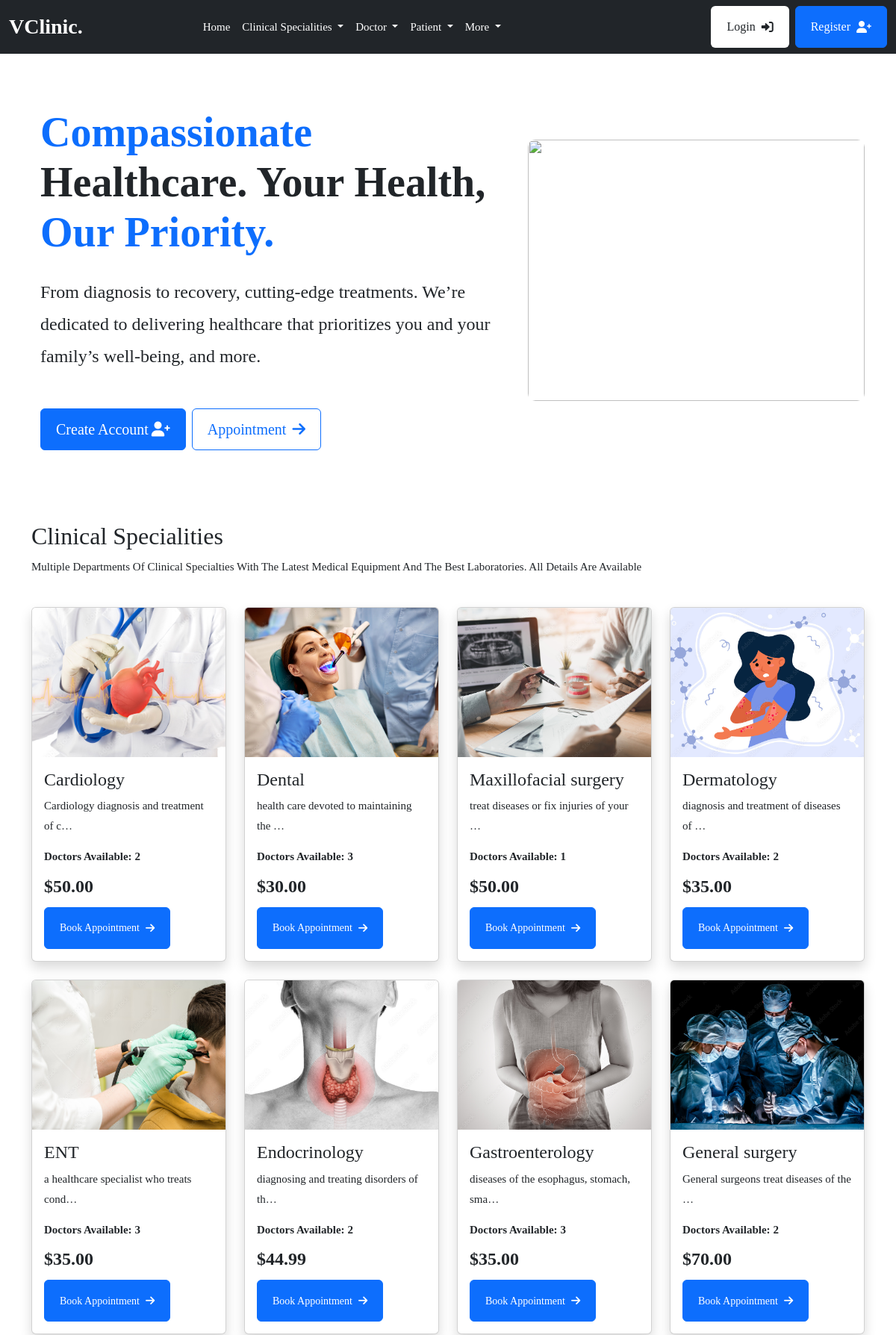
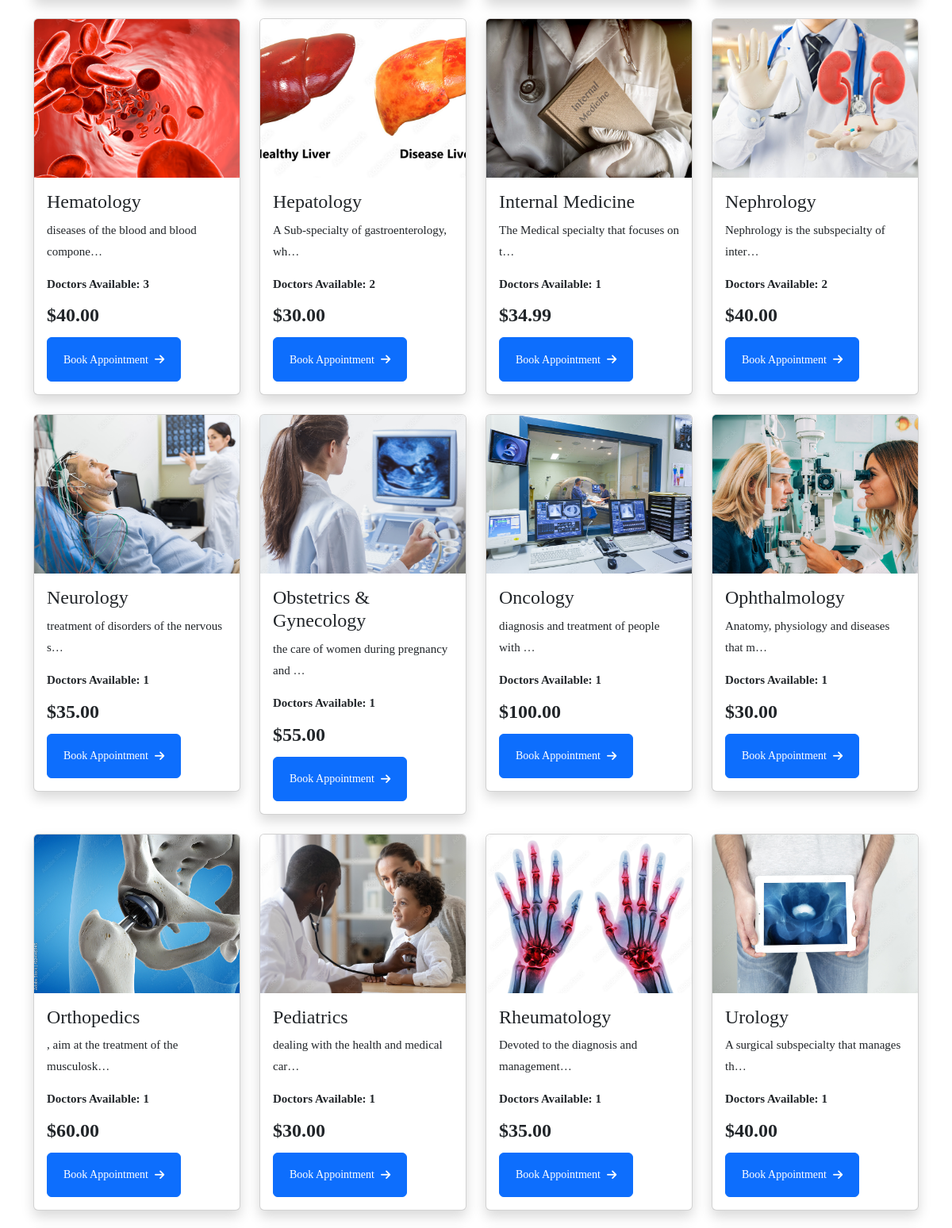
The page / (upper part) on the database its author committed (2 pictures, top to bottom).
### mainapp/models.py (models this page shows, shortened)
class Service(models.Model):
    image = models.FileField(upload_to="images", null=True, blank=True)
    name = models.CharField(max_length=255)         # name of clinical specialitis
    description = models.TextField(blank=True, null=True)       # description of clinical specialitis
    cost = models.DecimalField(max_digits=10, decimal_places=2)         # How mush the clinical specialitis cost
    available_doctors = models.ManyToManyField(doctor_models.Doctor, blank=True)        #every clinical specialitis have many doctors

### mainapp/views.py (the view)
# urls.py: path("", views.index, name="index"),
def index(request):
    services = base_models.Service.objects.all()        #get all services from the database
    context = {         #pass services to dictionary to be able to access it from the template
        "services": services
    }
    return render(request, "mainapp/index.html", context)

### templates/mainapp/index.html (shortened to what this page needs)
{% extends 'partials/base.html' %} {% block content %}
<section class="container">
    <div class="row d-flex justify-content-center align-items-center">
        <div class="col-12 col-lg-7 p-4 rounded-3 bg-white">
            <h1 class="display-4 fw-bold mt-5">
                <span class="text-primary"><b> Compassionate </b></span> Healthcare. Your Health, <span class="text-primary">Our Priority.</span>
            </h1>
            <p class="fs-4 mt-4">From diagnosis to recovery, cutting-edge treatments. We’re dedicated to delivering healthcare that prioritizes you and your family’s well-being, and more.</p>
            <div class="d-flex align-items-center gap-2 mt-5">
                <a class="btn btn-primary btn-lg" href="{% url 'userauthapp:sign-up' %}">Create Account <i class="fas fa-user-plus ms-1"></i></a>
                <a class="btn btn-outline-primary btn-lg" href="#services"> Appointment <i class="fas fa-arrow-right ms-2"></i></a>
            </div>
        </div>
        <div class="col-12 col-lg-5">
            <img class="img-fluid mt-4" style="width: 100%; height: 350px; object-fit: cover; border-radius: 10px" src="https://www.sermo.com/wp-content/uploads/2022/05/doctor-patient-img-1-copy-3.png" alt="" />
        </div>
    </div>
</section>
<section class="container mt-5">
    <div class="py-4">
        <h2 class="">Clinical Specialities</h2>
        <p>Multiple Departments Of Clinical Specialties With The Latest Medical Equipment And The Best Laboratories. All Details Are Available</p>
    </div>
    <div id="services" class="row">
        {% for s in services %}
        <div class="col-lg-3">
            <div class="card mb-4 shadow">
                <a href="{% url 'mainapp:service_detail' s.id %}">
                    {% if s.image %}
                        <img src="{{ s.image.url }}" alt="service" style="height: 200px; object-fit: cover" class="card-img-top" />
                    {% else %}
                        <img src="/static/images/default-image.jpg" alt="default service image" style="height: 200px; object-fit: cover" class="card-img-top" />
                    {% endif %}
                </a>
                <div class="card-body">
                    <h4 class="mb-2 text-truncate-line-2"><a href="{% url 'mainapp:service_detail' s.id %}" class="text-inherit text-dark text-decoration-none">{{s.name}}</a></h4>
                    <p>{{s.description|truncatechars:40}}</p>
                    <div class="mt-2">
                        <span class="fw-semibold">Doctors Available: {{s.available_doctors.all.count}}</span>
                        <div class="lh-1 mt-3">
                            <span class="text-dark fw-bold fs-4">${{s.cost}}</span>
                        </div>
                        <a href="{% url 'mainapp:service_detail' s.id %}" class="btn btn-sm btn-primary mt-3">Book Appointment <i class="fas fa-arrow-right ms-2"></i></a>
                    </div>
                </div>
            </div>
        </div>
        {% endfor %}
    </div>
</section>
{% endblock content %}

### static/assets/css/style.css (style rules this page uses)
body { background: #ffffff; color: var(--bs-body-color); font-size: 15px; font-family: var(--body-font-family); margin: 0; overflow-x: hidden !important; font-weight: 400; }
.p, p { line-height: 1.8; color: var(--paragraphColor); }
.btn { padding: 10px 20px; height: 56px; display: inline-flex; align-items: center; justify-content: center; cursor: pointer; transition: all ease 0.4s; border-radius: 0.375rem; overflow: hidden; animation-delay: 0.7s; animation-duration: 0.5s; position: relative; }
.btn::after { background-color: rgba(255, 255, 255, 0.76); content: ""; height: 150px; left: -75px; position: absolute; top: -35px; transform: rotate(35deg); transition: all 1600ms cubic-bezier(0.19, 1, 0.22, 1); width: 40px; opacity: 0; }

### rows shown on the page
Service: image (picture), name "Cardiology", description "Cardiology diagnosis and treatment of c…", available_doctors.all.count "2", cost "50.00"
Service: image (picture), name "Dental", description "health care devoted to maintaining the …", available_doctors.all.count "3", cost "30.00"
Service: image (picture), name "Maxillofacial surgery", description "treat diseases or fix injuries of your …", available_doctors.all.count "1", cost "50.00"
Service: image (picture), name "Dermatology", description "diagnosis and treatment of diseases of …", available_doctors.all.count "2", cost "35.00"
Service: image (picture), name "ENT", description "a healthcare specialist who treats cond…", available_doctors.all.count "3", cost "35.00"
Service: image (picture), name "Endocrinology", description "diagnosing and treating disorders of th…", available_doctors.all.count "2", cost "44.99"
Service: image (picture), name "Gastroenterology", description "diseases of the esophagus, stomach, sma…", available_doctors.all.count "3", cost "35.00"
Service: image (picture), name "General surgery", description "General surgeons treat diseases of the …", available_doctors.all.count "2", cost "70.00"
Service: image (picture), name "Hematology", description "diseases of the blood and blood compone…", available_doctors.all.count "3", cost "40.00"
Service: image (picture), name "Hepatology", description "A Sub-specialty of gastroenterology, wh…", available_doctors.all.count "2", cost "30.00"
Service: image (picture), name "Internal Medicine", description "The Medical specialty that focuses on t…", available_doctors.all.count "1", cost "34.99"
Service: image (picture), name "Nephrology", description "Nephrology is the subspecialty of inter…", available_doctors.all.count "2", cost "40.00"
Service: image (picture), name "Neurology", description "treatment of disorders of the nervous s…", available_doctors.all.count "1", cost "35.00"
Service: image (picture), name "Obstetrics & Gynecology", description "the care of women during pregnancy and …", available_doctors.all.count "1", cost "55.00"
Service: image (picture), name "Oncology", description "diagnosis and treatment of people with …", available_doctors.all.count "1", cost "100.00"
Service: image (picture), name "Ophthalmology", description "Anatomy, physiology and diseases that m…", available_doctors.all.count "1", cost "30.00"
Service: image (picture), name "Orthopedics", description ", aim at the treatment of the musculosk…", available_doctors.all.count "1", cost "60.00"
Service: image (picture), name "Pediatrics", description "dealing with the health and medical car…", available_doctors.all.count "1", cost "30.00"
Service: image (picture), name "Rheumatology", description "Devoted to the diagnosis and management…", available_doctors.all.count "1", cost "35.00"
Service: image (picture), name "Urology", description "A surgical subspecialty that manages th…", available_doctors.all.count "1", cost "40.00"
